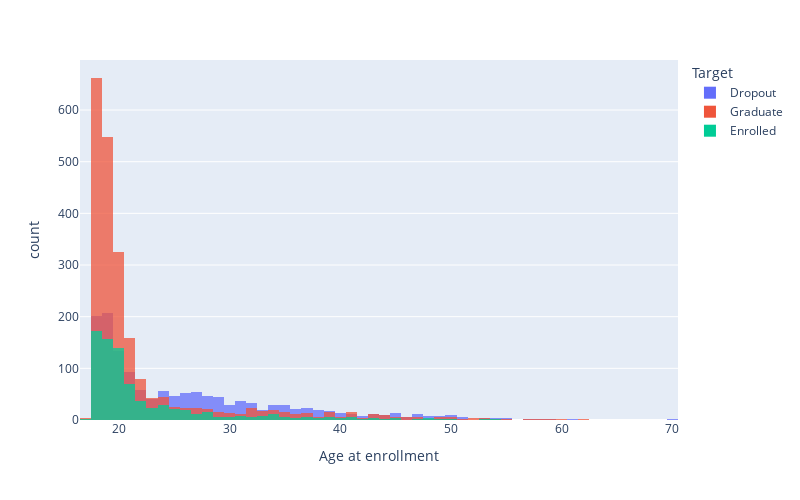

Notebook cell for this chart:
### Code cell
import plotly.express as px

fig = px.histogram(data,x = 'Age at enrollment',color = 'Target',opacity = 0.75,barmode = 'overlay',width =800,height =500)
fig.show()

### Figure 1 — Plotly figure (JSON) as saved in the notebook; plotly's stock layout.template omitted (floating-point values rounded to 4 significant figures; data arrays with more than 128 entries replaced by an {"elided": "..."} marker saying what was removed)
{"data": [{"alignmentgroup": "True", "bingroup": "x", "hovertemplate": "Target=Dropout<br>Age at enrollment=%{x}<br>count=%{y}<extra></extra>", "legendgroup": "Dropout", "marker": {"color": "#636efa", "opacity": 0.75, "pattern": {"shape": ""}}, "name": "Dropout", "offsetgroup": "Dropout", "orientation": "v", "showlegend": true, "type": "histogram", "x": {"elided": "1421 int values"}, "xaxis": "x", "yaxis": "y"}, {"alignmentgroup": "True", "bingroup": "x", "hovertemplate": "Target=Graduate<br>Age at enrollment=%{x}<br>count=%{y}<extra></extra>", "legendgroup": "Graduate", "marker": {"color": "#EF553B", "opacity": 0.75, "pattern": {"shape": ""}}, "name": "Graduate", "offsetgroup": "Graduate", "orientation": "v", "showlegend": true, "type": "histogram", "x": {"elided": "2209 int values"}, "xaxis": "x", "yaxis": "y"}, {"alignmentgroup": "True", "bingroup": "x", "hovertemplate": "Target=Enrolled<br>Age at enrollment=%{x}<br>count=%{y}<extra></extra>", "legendgroup": "Enrolled", "marker": {"color": "#00cc96", "opacity": 0.75, "pattern": {"shape": ""}}, "name": "Enrolled", "offsetgroup": "Enrolled", "orientation": "v", "showlegend": true, "type": "histogram", "x": {"elided": "794 int values"}, "xaxis": "x", "yaxis": "y"}], "layout": {"barmode": "overlay", "height": 500, "legend": {"title": {"text": "Target"}, "tracegroupgap": 0}, "margin": {"t": 60}, "width": 800, "xaxis": {"anchor": "y", "domain": [0, 1], "title": {"text": "Age at enrollment"}}, "yaxis": {"anchor": "x", "domain": [0, 1], "title": {"text": "count"}}}}
